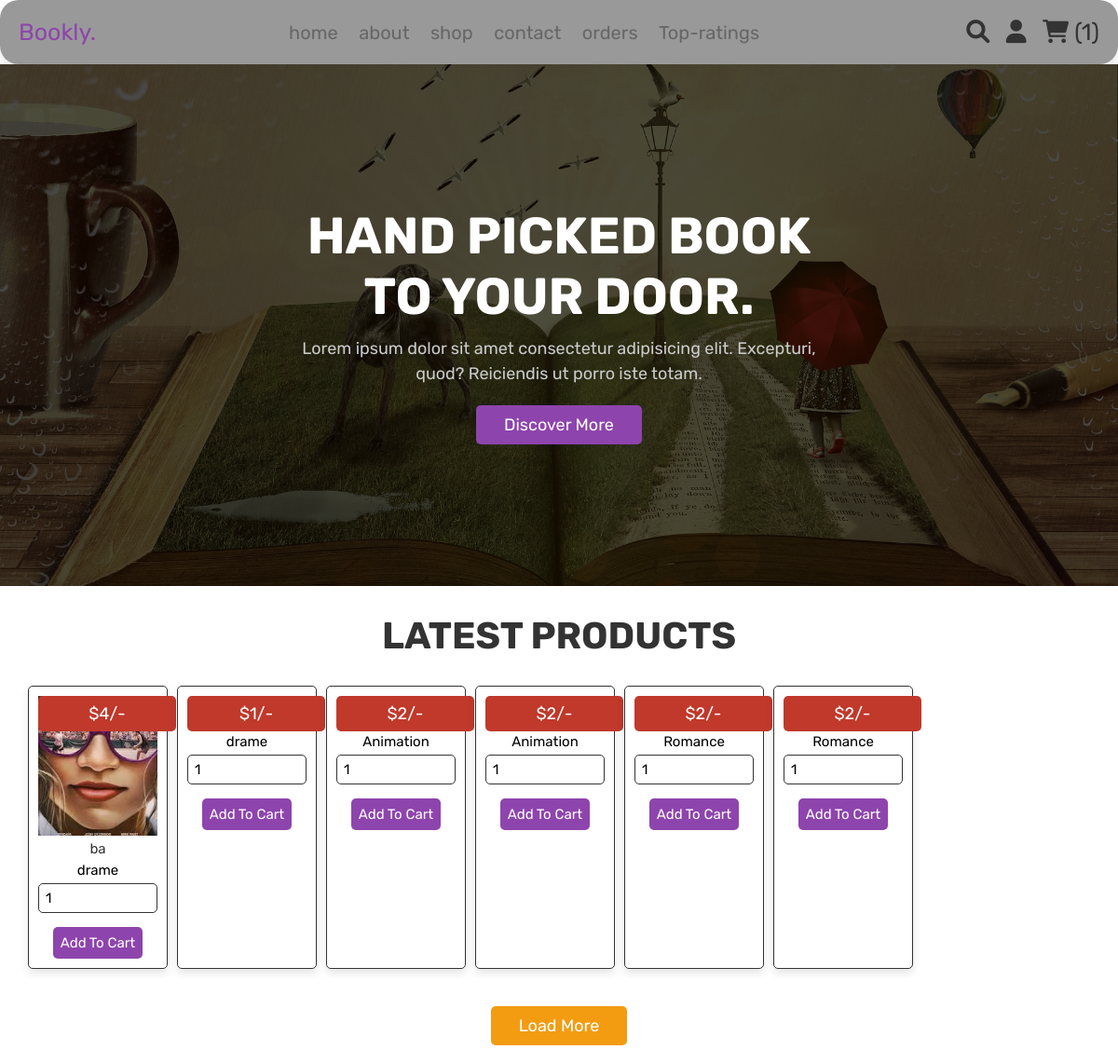
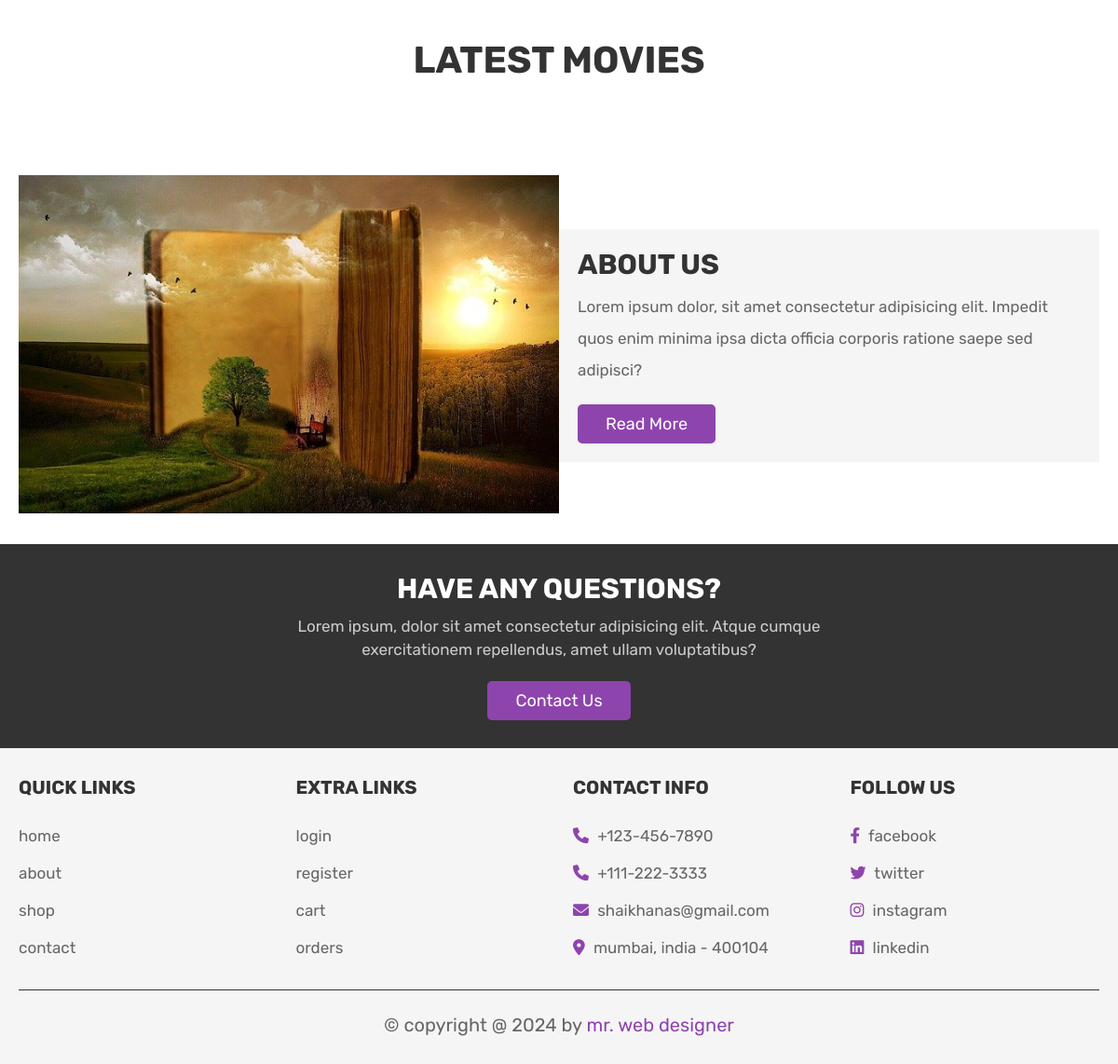
Page /home.php (signed in) on the committed database (2 pictures, top to bottom).
### tables this page shows
CREATE TABLE `products` (
  `id` int(100) NOT NULL,
  `name` varchar(100) NOT NULL,
  `price` int(100) NOT NULL,
  `image` varchar(100) NOT NULL,
  `category` varchar(100) NOT NULL
);

### home.php (the view, shortened to what this page needs)
<?php
include 'config.php';
$user_id = $_SESSION['user_id'];
?>
<!DOCTYPE html>
<html lang="en">
<head>
   <link rel="stylesheet" href="https://cdnjs.cloudflare.com/ajax/libs/font-awesome/6.0.0/css/all.min.css">
   <link rel="stylesheet" href="css/style.css">
</head>
<body>
<?php include 'header.php'; ?>
<section class="home">
   <div class="content">
      <h3>Hand Picked Book to your door.</h3>
      <p>Lorem ipsum dolor sit amet consectetur adipisicing elit. Excepturi, quod? Reiciendis ut porro iste totam.</p>
      <a href="about.php" class="white-btn">discover more</a>
   </div>
</section>
<section class="products">
   <h1 class="title">latest products</h1>
   <div class="box-container" id="box-container-products">
      <?php
         $select_products = mysqli_query($conn, "SELECT * FROM `products` LIMIT 6") or die('query failed');
         if(mysqli_num_rows($select_products) > 0){
            while($fetch_products = mysqli_fetch_assoc($select_products)){
      ?>
<form action="" method="post" class="box" style="max-width: 15rem; margin: 0;">
   <div style="max-height: 15rem; overflow: hidden;">
      <img class="image" src="uploaded_img/<?php echo $fetch_products['image']; ?>" alt="" style="width: 100%; height: auto;">
   </div>
   <div class="name" style="padding: .5rem 0; font-size: 1.5rem;"><?php echo $fetch_products['name']; ?></div>
   <div class="price" style="font-size: 1.8rem; position: absolute; top: 1rem; left: 1rem; border-radius: .5rem; padding: .8rem; color: var(--white); background-color: var(--red);">$<?php echo $fetch_products['price']; ?>/-</div>
   <div class="category" style="font-size: 1.5rem;"><?php echo $fetch_products['category']; ?></div>
   <input type="number" min="1" name="product_quantity" value="1" class="qty" style="width: 100%; padding: .6rem .7rem; border-radius: .5rem; border: var(--border); margin: .5rem 0; font-size: 1.5rem;">
   <input type="submit" value="add to cart" name="add_to_cart" class="btn" style="font-size: 1.5rem; padding: .8rem;">
</form>
      <?php
         }
      }else{
         echo '<p class="empty">no products added yet!</p>';
      }
      ?>
   </div>
   <div class="load-more" style="margin-top: 2rem; text-align:center">
      <a href="shop.php" class="option-btn">load more</a>
   </div>
</section>
<section class="movies">
   <h1 class="title">latest movies</h1>
   <div class="box-container" id="box-container-movies">
   </div>
</section>
<section class="about">
   <div class="flex">
      <div class="image">
         <img src="images/about-img.jpg" alt="">
      </div>
      <div class="content">
         <h3>about us</h3>
         <p>Lorem ipsum dolor, sit amet consectetur adipisicing elit. Impedit quos enim minima ipsa dicta officia corporis ratione saepe sed adipisci?</p>
         <a href="about.php" class="btn">read more</a>
      </div>
   </div>
</section>
<section class="home-contact">
   <div class="content">
      <h3>have any questions?</h3>
      <p>Lorem ipsum, dolor sit amet consectetur adipisicing elit. Atque cumque exercitationem repellendus, amet ullam voluptatibus?</p>
      <a href="contact.php" class="white-btn">contact us</a>
   </div>
</section>
<?php include 'footer.php'; ?>
</body>
</html>

### header.php (shortened to what this page needs)
<header class="header">
   <div class="header-2">
      <div class="flex">
         <a href="home.php" class="logo">Bookly.</a>
         <nav class="navbar">
            <a href="home.php">home</a>
            <a href="about.php">about</a>
            <a href="shop.php">shop</a>
            <a href="contact.php">contact</a>
            <a href="orders.php">orders</a>
            <a href="recommendations.php">Top-ratings</a>
         </nav>
         <div class="icons">
            <a href="search_page.php" class="fas fa-search"></a>
            <div id="user-btn" class="fas fa-user"></div>
            <?php
               $select_cart_number = mysqli_query($conn, "SELECT * FROM `cart` WHERE user_id = '$user_id'") or die('query failed');
               $cart_rows_number = mysqli_num_rows($select_cart_number);
            ?>
            <a href="cart.php"> <i class="fas fa-shopping-cart"></i> <span>(<?php echo $cart_rows_number; ?>)</span> </a>
         </div>
      </div>
   </div>
</header>

### footer.php
<section class="footer">
   <div class="box-container">
      <div class="box">
         <h3>quick links</h3>
         <a href="home.php">home</a>
         <a href="about.php">about</a>
         <a href="shop.php">shop</a>
         <a href="contact.php">contact</a>
      </div>
      <div class="box">
         <h3>extra links</h3>
         <a href="login.php">login</a>
         <a href="register.php">register</a>
         <a href="cart.php">cart</a>
         <a href="orders.php">orders</a>
      </div>
      <div class="box">
         <h3>contact info</h3>
         <p> <i class="fas fa-phone"></i> +123-456-7890 </p>
         <p> <i class="fas fa-phone"></i> +111-222-3333 </p>
         <p> <i class="fas fa-envelope"></i> shaikhanas@gmail.com </p>
         <p> <i class="fas fa-map-marker-alt"></i> mumbai, india - 400104 </p>
      </div>
      <div class="box">
         <h3>follow us</h3>
         <a href="#"> <i class="fab fa-facebook-f"></i> facebook </a>
         <a href="#"> <i class="fab fa-twitter"></i> twitter </a>
         <a href="#"> <i class="fab fa-instagram"></i> instagram </a>
         <a href="#"> <i class="fab fa-linkedin"></i> linkedin </a>
      </div>
   </div>
   <p class="credit"> &copy; copyright  @ <?php echo date('Y'); ?> by <span>mr. web designer</span> </p>
</section>

### rows in the picture
products: image (picture), name "ba", price "4", category "drame"
products: price "1", category "drame"
products: price "2", category "Animation"
products: price "2", category "Animation"
products: price "2", category "Romance"
products: price "2", category "Romance"

### other values in the picture
$cart_rows_number "1"
